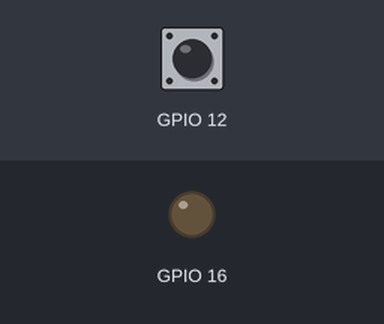
This program was run on a simulated Raspberry Pi (BCM pin numbers). Shown: output pins drawn as LEDs (lit = HIGH). The test bench sets the inputs (shaded band); at power-on: GPIO 12 HIGH.

Above: at 1.2 s.
1.3 s: GPIO 12 pulled LOW for 0.15 s
At 2.5 s:
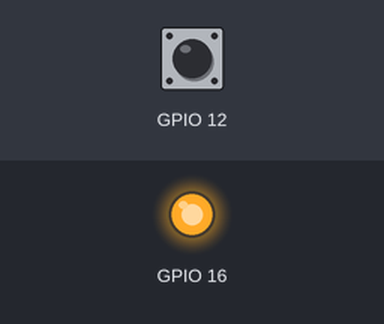
2.9 s: GPIO 12 pulled LOW for 1 s
At 3.8 s:
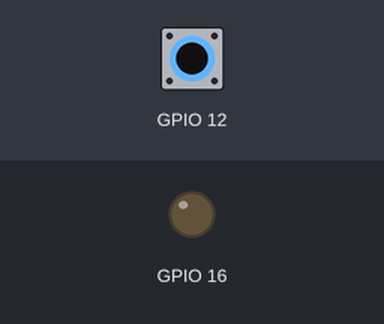
5.4 s: GPIO 12 pulled LOW for 3.2 s
At 5.7 s:
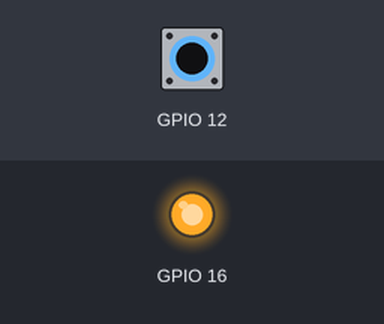
Timing chart, 0 to 8.4 s (numbered marks = the images above; inputs shaded):
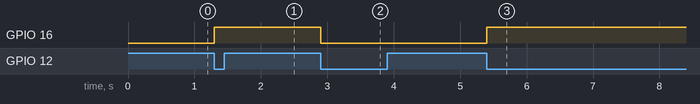

The program:

switch_blink.py
```python
# Name: Hamilton Mutschler
# For:  Lab 3 in CS 300 at Calvin University
# Date: February 21, 2020
import RPi.GPIO as GPIO

# set up GPIO pins to BCM
GPIO.setmode(GPIO.BCM)
# set BCM pin 12 to an input
GPIO.setup(12, GPIO.IN, pull_up_down=GPIO.PUD_UP)
# set BCM pin 16 to an output
GPIO.setup(16, GPIO.OUT)
# initialize LED to off
GPIO.output(16, 0)
LEDstate = 0

# function to control the status of the LED
def LED_control(channel):
    global LEDstate
    # change the state of the LED
    LEDstate = not LEDstate
    GPIO.output(16, LEDstate)

# detect a falling edge on pin 12
GPIO.add_event_detect(12, GPIO.FALLING, callback=LED_control, bouncetime=200)

# main program loop
while(True):
    continue
```

Measured:
- after the input at 1.3 s, GPIO 16: LOW → HIGH at once
- after the input at 2.9 s, GPIO 16: HIGH → LOW at once
- after the input at 5.4 s, GPIO 16: LOW → HIGH at once
